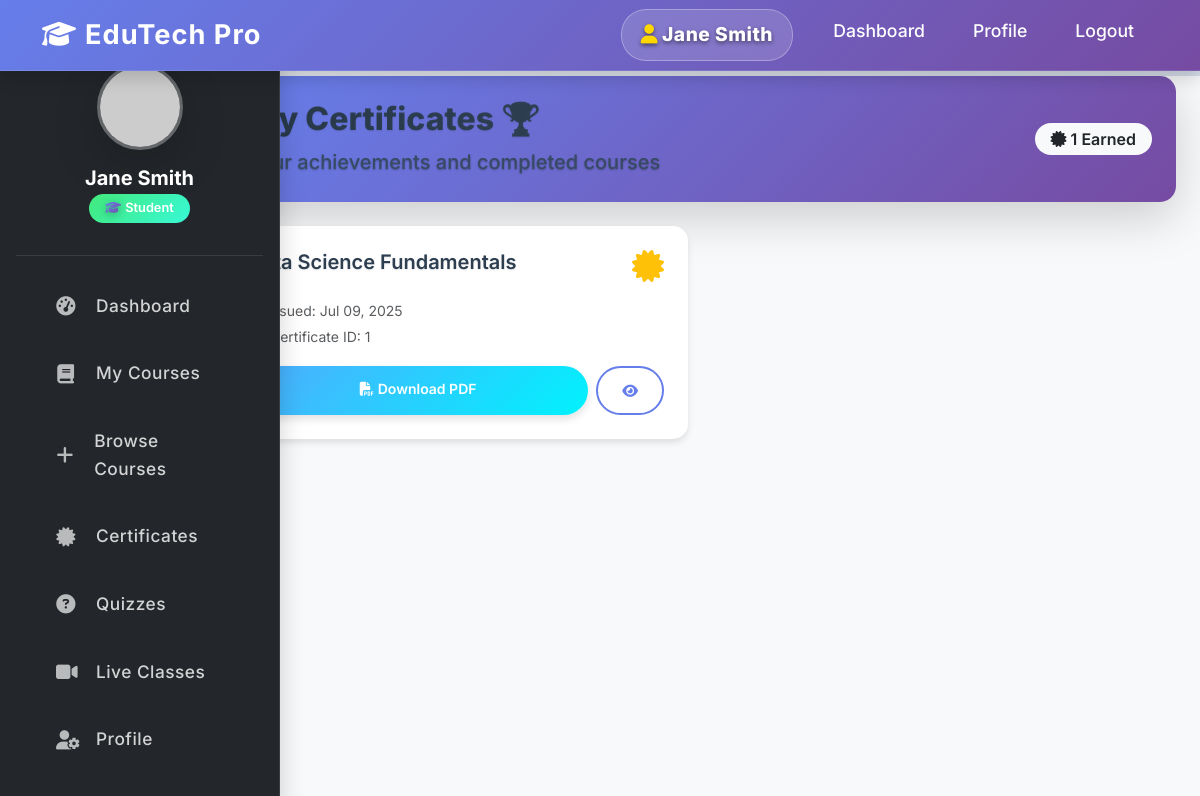
The page /student/certificates.php (signed in) on the database its author committed.
### tables this page shows
CREATE TABLE IF NOT EXISTS `users` (
    `id` INT AUTO_INCREMENT PRIMARY KEY,
    `google_id` VARCHAR(255) UNIQUE,
    `username` VARCHAR(50) UNIQUE,
    `email` VARCHAR(100) UNIQUE NOT NULL,
    `password` VARCHAR(255),
    `full_name` VARCHAR(100) NOT NULL,
    `role` ENUM('admin', 'teacher', 'student') NOT NULL,
    `profile_image` VARCHAR(255),
    `phone` VARCHAR(20),
    `address` TEXT,
    `status` ENUM('active', 'inactive', 'pending') DEFAULT 'active',
    `created_at` TIMESTAMP DEFAULT CURRENT_TIMESTAMP,
    `updated_at` TIMESTAMP DEFAULT CURRENT_TIMESTAMP ON UPDATE CURRENT_TIMESTAMP
);

CREATE TABLE IF NOT EXISTS `certificates` (
    `id` INT AUTO_INCREMENT PRIMARY KEY,
    `student_id` INT NOT NULL,
    `course_id` INT NOT NULL,
    `certificate_number` VARCHAR(50) UNIQUE NOT NULL,
    `issued_at` TIMESTAMP DEFAULT CURRENT_TIMESTAMP,
    `expires_at` TIMESTAMP NULL,
    `status` ENUM('active', 'expired', 'revoked') DEFAULT 'active',
    FOREIGN KEY (`student_id`) REFERENCES `users`(`id`) ON DELETE CASCADE,
    FOREIGN KEY (`course_id`) REFERENCES `courses`(`id`) ON DELETE CASCADE
);

CREATE TABLE IF NOT EXISTS `courses` (
    `id` INT AUTO_INCREMENT PRIMARY KEY,
    `title` VARCHAR(200) NOT NULL,
    `description` TEXT,
    `instructor_id` INT,
    `category` VARCHAR(100),
    `level` ENUM('beginner', 'intermediate', 'advanced') DEFAULT 'beginner',
    `price` DECIMAL(10,2) DEFAULT 0.00,
    `is_premium` BOOLEAN DEFAULT FALSE,
    `thumbnail` VARCHAR(255),
    `duration` INT DEFAULT 0,
    `total_lessons` INT DEFAULT 0,
    `total_students` INT DEFAULT 0,
    `rating` DECIMAL(3,2) DEFAULT 0.00,
    `status` ENUM('draft', 'published', 'archived') DEFAULT 'draft',
    `created_at` TIMESTAMP DEFAULT CURRENT_TIMESTAMP,
    `updated_at` TIMESTAMP DEFAULT CURRENT_TIMESTAMP ON UPDATE CURRENT_TIMESTAMP,
    FOREIGN KEY (`instructor_id`) REFERENCES `users`(`id`) ON DELETE SET NULL
);

### student/certificates.php (the view, shortened to what this page needs)
<?php
require_once '../config/database.php';
$student_id = $_SESSION['student_id'];
$stmt = $pdo->prepare("SELECT * FROM users WHERE id = ?");
$stmt->execute([$student_id]);
$student = $stmt->fetch();
$stmt = $pdo->prepare("
    SELECT c.*, co.title as course_title
    FROM certificates c
    JOIN courses co ON c.course_id = co.id
    WHERE c.student_id = ?
");
$stmt->execute([$student_id]);
$certificates = $stmt->fetchAll();
?><!DOCTYPE html>
<html lang="en">
<head>
    <link href="https://cdn.jsdelivr.net/npm/bootstrap@5.3.0/dist/css/bootstrap.min.css" rel="stylesheet">
    <link href="https://cdnjs.cloudflare.com/ajax/libs/font-awesome/6.4.0/css/all.min.css" rel="stylesheet">
    <link href="../assets/css/style.css" rel="stylesheet">
    <link href="../assets/css/student-dashboard.css" rel="stylesheet">
</head>
<body>
    <nav class="navbar navbar-expand-lg navbar-dark bg-success fixed-top">
        <div class="container">
            <a class="navbar-brand fw-bold" href="dashboard.php">
                <i class="fas fa-graduation-cap me-2"></i>EduTech Pro
            </a>
            <div class="collapse navbar-collapse" id="navbarNav">
                <ul class="navbar-nav ms-auto">
                    <li class="nav-item">
                        <span class="nav-link text-light fw-semibold">
                            <i class="fas fa-user me-1"></i><?php echo htmlspecialchars($student['full_name']); ?>
                        </span>
                    </li>
                    <li class="nav-item"><a class="nav-link" href="dashboard.php">Dashboard</a></li>
                    <li class="nav-item"><a class="nav-link" href="profile.php">Profile</a></li>
                    <li class="nav-item"><a class="nav-link" href="logout.php">Logout</a></li>
                </ul>
            </div>
        </div>
    </nav>
    <div class="container-fluid" style="margin-top: 76px;">
        <div class="row">
            <nav class="col-md-3 col-lg-2 d-md-block sidebar collapse">
                <div class="position-sticky">
                    <div class="text-center mb-4">
                        <div class="student-avatar mb-3">
                            <img src="https://ui-avatars.com/api/?name=<?php echo urlencode($student['full_name']); ?>&background=667eea&color=fff&size=80&font-size=0.4" class="rounded-circle shadow-lg" alt="Avatar">
                        </div>
                        <h5 class="text-white fw-bold mb-1"><?php echo htmlspecialchars($student['full_name']); ?></h5>
                        <span class="badge bg-warning text-dark">
                            <i class="fas fa-graduation-cap me-1"></i>Student
                        </span>
                    </div>
                    <ul class="nav flex-column">
                        <li class="nav-item">
                            <a class="nav-link" href="dashboard.php">
                                <i class="fas fa-tachometer-alt me-2"></i>
                                Dashboard
                            </a>
                        </li>
                        <li class="nav-item">
                            <a class="nav-link" href="enrolled_courses.php">
                                <i class="fas fa-book me-2"></i>
                                My Courses
                            </a>
                        </li>
                        <li class="nav-item">
                            <a class="nav-link" href="browse_courses.php">
                                <i class="fas fa-plus me-2"></i>
                                Browse Courses
                            </a>
                        </li>
                        <li class="nav-item">
                            <a class="nav-link" href="certificates.php">
                                <i class="fas fa-certificate me-2"></i>
                                Certificates
                            </a>
                        </li>
                        <li class="nav-item">
                            <a class="nav-link" href="quizzes.php">
                                <i class="fas fa-question-circle me-2"></i>
                                Quizzes
                            </a>
                        </li>
                        <li class="nav-item">
                            <a class="nav-link" href="live_classes.php">
                                <i class="fas fa-video me-2"></i>
                                Live Classes
                            </a>
                        </li>
                        <li class="nav-item">
                            <a class="nav-link" href="profile.php">
                                <i class="fas fa-user-cog me-2"></i>
                                Profile
                            </a>
                        </li>
                    </ul>
                </div>
            </nav>
            <main class="col-md-9 ms-sm-auto col-lg-10 px-md-4 dashboard-main-content">
                <div class="dashboard-hero mb-4 p-4 rounded-4 shadow-lg fade-in-up">
                    <div class="d-flex justify-content-between align-items-center">
                        <div>
                            <h1 class="h2 fw-bold text-gradient mb-2">My Certificates 🏆</h1>
                            <p class="mb-0 opacity-75 fs-5">Your achievements and completed courses</p>
                        </div>
                        <div class="text-end">
                            <span class="badge bg-light text-dark fs-6">
                                <i class="fas fa-certificate me-1"></i><?php echo count($certificates); ?> Earned
                            </span>
                        </div>
                    </div>
                </div>
                <div class="row">
                    <?php if (empty($certificates)): ?>
                        <div class="col-12">
                            <div class="dashboard-card p-5 text-center empty-state">
                                <i class="fas fa-certificate fa-4x text-muted mb-4"></i>
                                <h4 class="text-muted mb-3">No certificates yet</h4>
                                <p class="text-muted mb-4">Complete courses to earn certificates and showcase your achievements</p>
                                <a href="browse_courses.php" class="btn btn-primary btn-lg">
                                    <i class="fas fa-plus me-2"></i>Browse Courses
                                </a>
                            </div>
                        </div>
                    <?php else: ?>
                        <?php foreach ($certificates as $index => $cert): ?>
                            <div class="col-lg-6 mb-4 fade-in-up" style="animation-delay: <?php echo 0.2 + ($index * 0.1); ?>s;">
                                <div class="card h-100 position-relative certificate-card">
                                    <div class="card-body p-4">
                                        <div class="d-flex justify-content-between align-items-start mb-3">
                                            <h5 class="card-title fw-bold mb-0"><?php echo htmlspecialchars($cert['course_title']); ?></h5>
                                            <i class="fas fa-certificate fa-2x text-warning"></i>
                                        </div>
                                        <div class="mb-3">
                                            <small class="text-muted">
                                                Issued: <?php echo date('M d, Y', strtotime($cert['issued_at'])); ?>
                                            </small>
                                            <br>
                                            <small class="text-muted">
                                                Certificate ID: <?php echo $cert['id']; ?>
                                            </small>
                                        </div>
                                        <div class="d-flex gap-2">
                                            <a href="download_certificate.php?course_id=<?php echo $cert['course_id']; ?>" class="btn btn-success btn-sm flex-fill">
                                                <i class="fas fa-file-pdf me-1"></i>Download PDF
                                            </a>
                                            <button class="btn btn-outline-primary btn-sm" onclick="viewCertificate(<?php echo $cert['id']; ?>)">
                                                <i class="fas fa-eye"></i>
                                            </button>
                                        </div>
                                    </div>
                                </div>
                            </div>
                        <?php endforeach; ?>
                    <?php endif; ?>
                </div>
            </main>
        </div>
    </div>
</body>
</html>

### assets/css/style.css (style rules this page uses)
:root { --primary-color: #0d6efd; --secondary-color: #6c757d; --success-color: #198754; --warning-color: #ffc107; --danger-color: #dc3545; --light-color: #f8f9fa; --dark-color: #212529; }
* { margin: 0; padding: 0; box-sizing: border-box; }
body { font-family: 'Segoe UI', Tahoma, Geneva, Verdana, sans-serif; line-height: 1.6; color: var(--dark-color); padding-top: 76px; }
.card { transition: transform 0.3s ease, box-shadow 0.3s ease; border-radius: 15px; }
.btn { border-radius: 25px; padding: 10px 25px; font-weight: 600; transition: all 0.3s ease; }
.navbar { background: linear-gradient(90deg, #0d6efd 60%, #0056b3 100%) !important; box-shadow: 0 2px 10px rgba(0,0,0,0.08); }
.navbar .navbar-brand { font-weight: 700; font-size: 1.7rem; color: #fff !important; letter-spacing: 1px; }
.navbar .nav-link, .navbar .dropdown-toggle { color: #fff !important; font-size: 1.1rem; margin-left: 1rem; margin-right: 1rem; transition: color 0.2s; }
body { padding-top: 76px; }
.fade-in-up { animation: fadeInUp 0.6s ease-out; }
.sidebar { background: #23272b !important; color: #f8f9fa; box-shadow: 2px 0 16px rgba(0,0,0,0.08); border-top: none !important; border-right: 1px solid #222831; margin-top: 0 !important; border-top-left-radius: 0 !important; border-top-right-radius: 0 !important; top: 0; position: sticky; height: 100vh; z-index: 1029; display: flex; flex-direction: column; min-width: 220px; padding: 2rem 1rem 1rem 1rem; }
.sidebar .text-center { margin-top: 0 !important; margin-bottom: 2rem !important; }
.sidebar .nav-link { color: #f8f9fa !important; background: transparent; padding: 0.75rem 1.25rem; border-radius: 8px; margin-bottom: 0.5rem; font-size: 1.08rem; font-weight: 500; letter-spacing: 0.5px; transition: background 0.2s, color 0.2s, box-shadow 0.2s; display: flex; align-items: center; gap: 0.75rem; }
.sidebar .nav-link i { font-size: 1.2rem; opacity: 0.85; }
.badge { padding: 0.5rem 1rem; border-radius: 20px; font-weight: 600; }
.container-fluid, .row, main { margin-top: 0 !important; }
.dashboard-main-content { margin-top: 0 !important; }
.sidebar .text-center { margin-top: 0 !important; margin-bottom: 1rem !important; }

### rows shown on the page
users: full_name "Jane Smith"
certificates: course.title "Data Science Fundamentals", issued_at "Jul 09, 2025", id "1"

### other values the page prints
count($certificates) "1"
